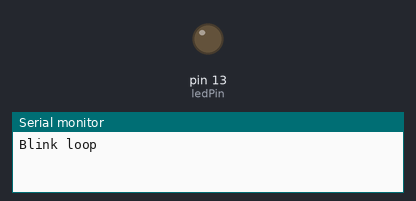
The sketch below on a simulated Arduino Uno, built with avr-gcc and run on an emulated ATmega328P. Shown: output pins drawn as LEDs (lit = HIGH), the last lines printed to the serial monitor.

Above: at 2.0 s.
At 6.5 s:
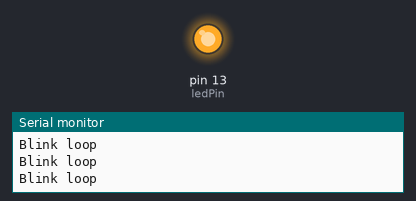
Timing chart, 0 to 6.9 s (numbered marks = the images above):
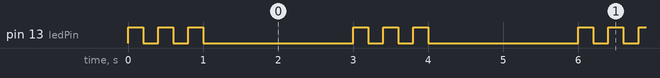

Measured:
- by itself, pin 13 (ledPin): repeats every 3.0 s: 2 × (LOW 0.20 s, HIGH 0.20 s), LOW 2.0 s, HIGH 0.20 s
- by itself, everything shown: repeats every 3.0 s, in 6 steps

The sketch:

blink.ino
```cpp
// The connected digital pin board
int ledPin = 13;


// This run once when project starts
void setup () {
    // Initialize digital pin as output
    pinMode(ledPin, OUTPUT);
    Serial.begin(115200);
}

void loop () {
  Serial.println("Blink loop");
  digitalWrite(ledPin, HIGH);   // Turn led on
  delay(200);                   // Wait 200 milliseconds
  digitalWrite(ledPin, LOW);    // Turn led off
  delay(200);                   // Wait 200 milliseconds

  digitalWrite(ledPin, HIGH);
  delay(200);
  digitalWrite(ledPin, LOW);
  delay(200);

  digitalWrite(ledPin, HIGH);
  delay(200);
  digitalWrite(ledPin, LOW);
  delay(2000);
}
```
